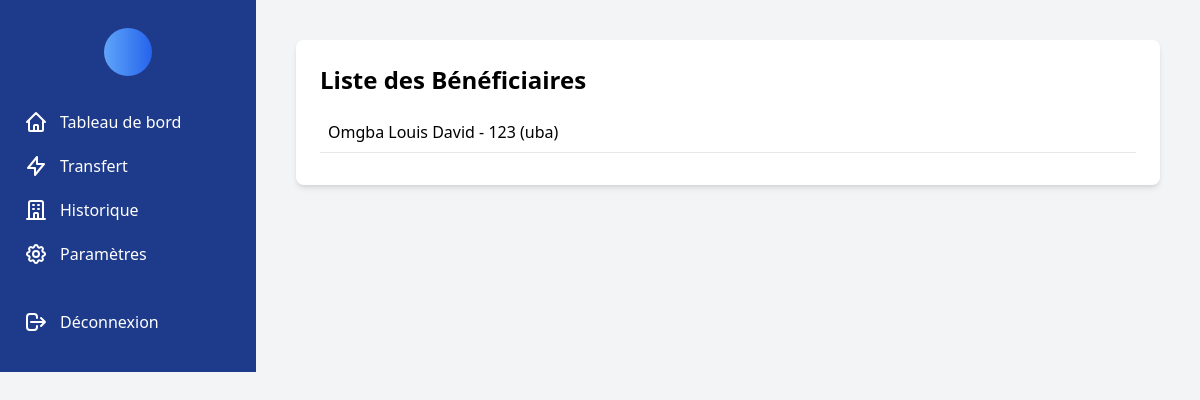
/accounts/list_beneficiaries/ (signed in), run on the app's committed database.
### accounts/models.py (models this page shows, shortened)
class Beneficiary(models.Model):
    user = models.ForeignKey(CustomUser, on_delete=models.CASCADE, related_name='beneficiaries')
    name = models.CharField(max_length=100)
    account_number = models.CharField(max_length=20)
    bank_name = models.CharField(max_length=100)

### accounts/views.py (the view)
# urls.py: path('list_beneficiaries/', views.list_beneficiaries, name='list_beneficiaries'),
@login_required
def list_beneficiaries(request):
    beneficiaries = Beneficiary.objects.filter(user=request.user)
    return render(request, 'list_beneficiary.html', {
        'beneficiaries': beneficiaries,
    })

### templates/list_beneficiary.html
{% extends 'base.html' %}
{% block content %}
<div class="bg-white p-6 rounded-lg shadow-md">
    <h2 class="text-2xl font-bold mb-4">Liste des Bénéficiaires</h2>
    <ul>
        {% for beneficiary in beneficiaries %}
        <li class="mb-2 p-2 border-b">
            {{ beneficiary.name }} - {{ beneficiary.account_number }} ({{ beneficiary.bank_name }})
        </li>
        {% endfor %}
    </ul>
</div>
{% endblock %}

### data on the page
Beneficiary: name "Omgba Louis David", account_number "123", bank_name "uba"
